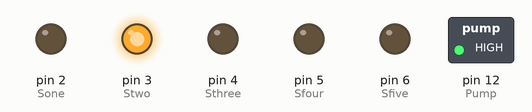
The sketch below on a simulated Arduino Uno, built with avr-gcc and run on an emulated ATmega328P. Shown: switched loads named in the sketch (green lamp = pin HIGH), output pins drawn as LEDs (lit = HIGH). Pins used as bus, display or sensor lines are not drawn.

Above: at 0.13 s.
At 0.31 s:
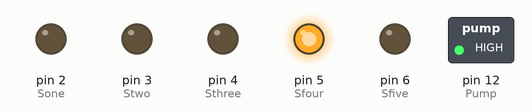
At 0.7 s:
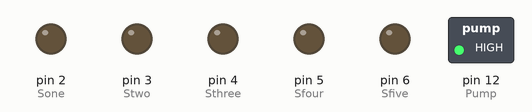
At 1.35 s:
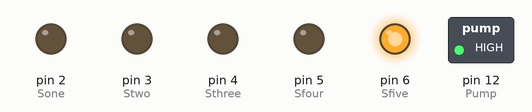
At 2.12 s:
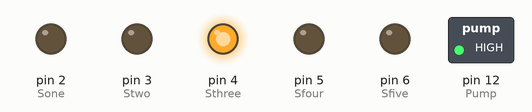
At 2.89 s:
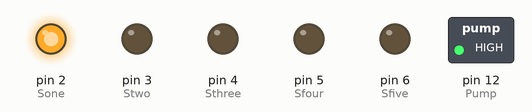
Timing chart, 0 to 3.2 s (numbered marks = the images above):
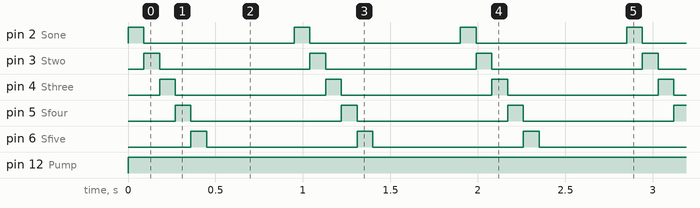

Measured:
- by itself, pin 2 (Sone), pin 3 (Stwo), pin 4 (Sthree), pin 5 (Sfour), pin 6 (Sfive): alternates HIGH for 0.09 s and LOW for 0.86 s
- by itself, pin 12 (Pump): LOW → HIGH at 0.00 s
- by itself, everything shown: repeats every 0.95 s, in 6 steps

The sketch:

Robotic_Worm.ino
```cpp
//Robotic Worm By Nicholas Lauer 8-26-2020
//Last Updated 8-26-2020
// This Program controls solenoid sequencing for a soft robotic worm.
// Documentation can be found at github.com/nwlauer/3D_Printing_Soft_Robotics
//Defining Pins. Sone is the for the first solenid valve connected to the head of the robot

int Sone = 2; // Solenoid One
int Stwo = 3; // Solenoid Two
int Sthree = 4; // Solenoid Three
int Sfour = 5; // Solenoid Four
int Sfive = 6; // Solenoid Five
int Ssix = 7; // Solenoid Six
int Pump = 12; // Pump Pin
int Segd = 90; // Segment Delay: The time delay in between each segment activation
int Sqd = 500; // Sequence Delay: The time delay between each full sequence

void setup() {
  // initialize outputs
  pinMode(Sone, OUTPUT);
  pinMode(Pump, OUTPUT);
  pinMode(Stwo, OUTPUT);
  pinMode(Sthree, OUTPUT);
  pinMode(Sfour, OUTPUT);
  pinMode(Sfive, OUTPUT);
  pinMode(Ssix, OUTPUT);
}

// the loop function runs over and over again forever
void loop() {
  digitalWrite(Pump, HIGH);    // Turn Pump On
  digitalWrite(Ssix,LOW);      // Turn solenoid six off
  digitalWrite(Sone, HIGH);    // Turn solenid one on
  delay(Segd);                 // Wait for segment delay
  digitalWrite(Sone, LOW);    // Turn solenoid one off
  digitalWrite(Stwo, HIGH);    // Turn solenoid two on
  delay(Segd);
  digitalWrite(Stwo,LOW);
  digitalWrite(Sthree,HIGH);
  delay(Segd);
  digitalWrite(Sthree,LOW);
  digitalWrite(Sfour,HIGH);
  delay(Segd);
  digitalWrite(Sfour,LOW);
  digitalWrite(Sfive,HIGH);
  delay(Segd);
  digitalWrite(Sfive,LOW);
  digitalWrite(Ssix,HIGH);
  delay(Sqd);                 //Delay for Sequence Delay
}
```
